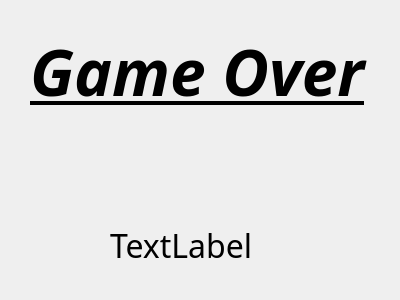
<?xml version="1.0" encoding="UTF-8"?>
<ui version="4.0">
 <class>OverWin</class>
 <widget class="QWidget" name="OverWin">
  <property name="geometry">
   <rect>
    <x>0</x>
    <y>0</y>
    <width>400</width>
    <height>300</height>
   </rect>
  </property>
  <property name="windowTitle">
   <string>Form</string>
  </property>
  <widget class="QLabel" name="label">
   <property name="geometry">
    <rect>
     <x>30</x>
     <y>0</y>
     <width>341</width>
     <height>141</height>
    </rect>
   </property>
   <property name="font">
    <font>
     <family>方正喵呜体</family>
     <pointsize>48</pointsize>
     <weight>75</weight>
     <italic>true</italic>
     <bold>true</bold>
     <underline>true</underline>
    </font>
   </property>
   <property name="text">
    <string>Game Over</string>
   </property>
  </widget>
  <widget class="QLabel" name="label_2">
   <property name="geometry">
    <rect>
     <x>120</x>
     <y>110</y>
     <width>161</width>
     <height>101</height>
    </rect>
   </property>
   <property name="text">
    <string/>
   </property>
   <property name="pixmap">
    <pixmap resource="imgs.qrc">:/new/images/img/vat4.jpg</pixmap>
   </property>
   <property name="scaledContents">
    <bool>true</bool>
   </property>
  </widget>
  <widget class="QLabel" name="score">
   <property name="geometry">
    <rect>
     <x>110</x>
     <y>230</y>
     <width>201</width>
     <height>31</height>
    </rect>
   </property>
   <property name="font">
    <font>
     <family>方正喵呜体</family>
     <pointsize>24</pointsize>
    </font>
   </property>
   <property name="text">
    <string>TextLabel</string>
   </property>
  </widget>
 </widget>
 <resources>
  <include location="imgs.qrc"/>
 </resources>
 <connections/>
</ui>
